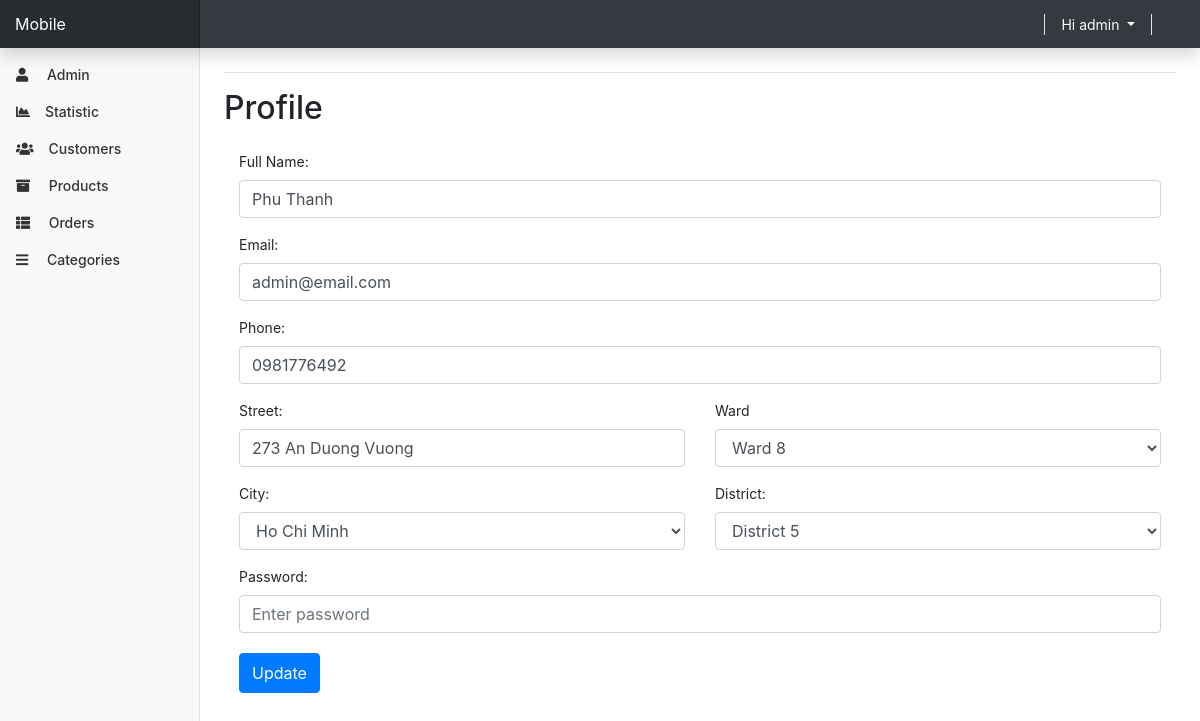
/admin/profile.php (signed in), run on the app's committed database.
### tables this page shows
CREATE TABLE `user` (
  `user_id` varchar(255) NOT NULL,
  `email` varchar(100) NOT NULL,
  `username` varchar(100) NOT NULL,
  `password` varchar(100) NOT NULL,
  `street` varchar(255) NOT NULL,
  `district` varchar(30) NOT NULL,
  `city` varchar(100) NOT NULL,
  `phone_number` varchar(100) NOT NULL,
  `status` int(11) NOT NULL DEFAULT 1,
  `is_admin` tinyint(1) NOT NULL DEFAULT 0,
  `register_date` datetime NOT NULL DEFAULT current_timestamp(),
  `updated_at` datetime NOT NULL DEFAULT current_timestamp(),
  `fullname` varchar(255) NOT NULL,
  `ward` varchar(255) NOT NULL
);

### admin/profile.php (the view, shortened to what this page needs)
<?php
include_once("./templates/top.php");
include_once("./templates/navbar.php");
include("./../functions.php");
?>
<div class="container-fluid">
  <div class="row">
    <?php include "./templates/sidebar.php"; ?>
      <div class="col-10">
      <div class="row">
        <h2>Profile</h2>
      </div>
    </div>
<?php
$sql = "SELECT * FROM `user` WHERE `user_id` = ? AND is_admin = 1 ";
$select = $conn->prepare($sql);
$select->bind_param("s", $user_id);
$select->execute();
$result = $select->get_result();
if ($result->num_rows == 1) {
  $row1 = $result->fetch_assoc();
  $distrc = $row1['district'];
  ?>
  <form method="post" enctype='multipart/form-data' class="container" onsubmit="return checkPassword();">
    <div class="form-group">
      <label for="fullname">Full Name:</label>
      <input type="text" class="form-control" name="fullname" value="<?php echo $row1['fullname'] ?>">
    </div>
    <div class="form-group">
      <label for="email">Email:</label>
      <input type="text" class="form-control" name="email" value="<?php echo $row1['email'] ?>">
    </div>
    <div class="form-group">
      <label for="phone">Phone:</label>
      <input type="text" class="form-control" name="phone" value="<?php echo $row1['phone_number'] ?>">
    </div>
    <div class="row">
        <div class="col-md-6">
        <div class="form-group">
      <label for="street">Street:</label>
      <input type="text" class="form-control" name="street" value="<?php echo $row1['street']  ?>">
    </div>
        </div>
      <div class="col-md-6">
								<label for="ward">Ward</label>
								<select id="ward" name="ward" class="form-control" required>
                <option value="<?php echo $row1['ward'] ?> "><?php echo $row1['ward']  ?></option>
                                </select>							</div>
      </div>
    <div class="row">
      <div class="col-6">
        <div class="form-group">
          <label>City: </label>
          <select id="city" name="city" class="form-control">
            <option value="<?php echo $row1['city'] ?> "><?php echo $row1['city'] ?></option>
          </select>
        </div>
      </div>
      <div class="col-6">
        <div class="form-group">
          <label>District: </label>
          <select id="district" name="district" class="form-control">
            <option value="<?php echo $distrc ?> "><?php echo $distrc ?> </option>
          </select>
        </div>
      </div>
    </div>
    <div class="form-group" style="margin-bottom:20px" id="box-password">
      <label for="password">Password:</label>
      <div class="row-6">
        <input type="password" class="form-control" placeholder="Enter password" name="password" style="margin-bottom:10px"
          required>
      </div>
    </div>
    <div class="form-group">
      <button type="submit" style="height:40px" name="update_btn" class="btn btn-primary">Update</button>
    </div>
  </form>
<?php } else {
  echo '<p class="empty">no product user!</p>';
}
?>
<?php include("./templates/footer.php"); ?>

### admin/css/dashboard.css (style rules this page uses)
body { font-size: .875rem; }

### data on the page
user: fullname "Phu Thanh", email "admin@email.com", phone "0981776492", street "273 An Duong Vuong", ward "Ward 8", city "Ho Chi Minh", district "District 5"

### other printed values
$admin "admin"
